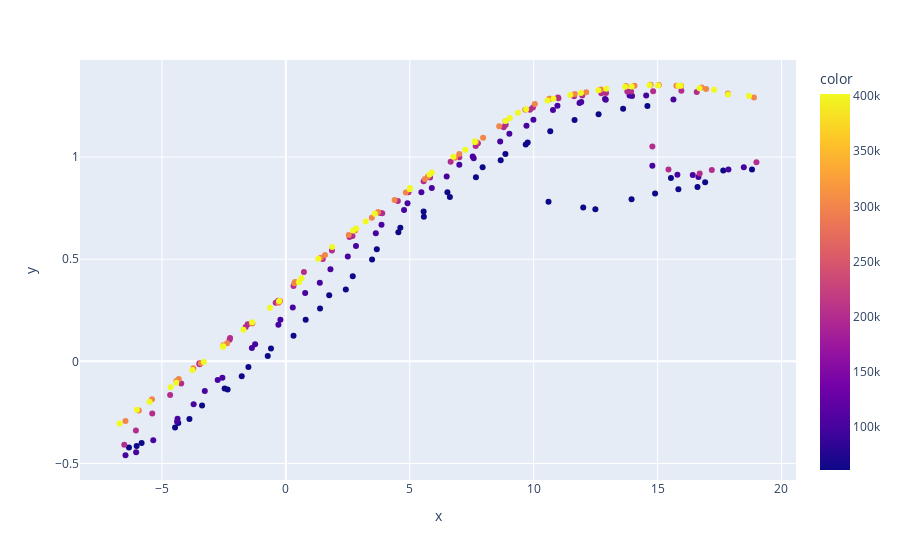

Notebook code cell kept with this figure:
### Code cell
import plotly.express as px

px.scatter(x=afoil.lift.alpha, y=afoil.lift.Cl, color=afoil.lift.re)

### Figure 1 — Plotly figure (JSON) as saved in the notebook; plotly's stock layout.template omitted (floating-point values rounded to 4 significant figures; data arrays with more than 128 entries replaced by an {"elided": "..."} marker saying what was removed)
{"data": [{"hovertemplate": "x=%{x}<br>y=%{y}<br>color=%{marker.color}<extra></extra>", "legendgroup": "", "marker": {"color": {"elided": "245 int values"}, "coloraxis": "coloraxis", "symbol": "circle"}, "mode": "markers", "name": "", "orientation": "v", "showlegend": false, "type": "scatter", "x": {"elided": "245 float values"}, "xaxis": "x", "y": {"elided": "245 float values"}, "yaxis": "y"}], "layout": {"coloraxis": {"colorbar": {"title": {"text": "color"}}, "colorscale": [[0, "#0d0887"], [0.1111, "#46039f"], [0.2222, "#7201a8"], [0.3333, "#9c179e"], [0.4444, "#bd3786"], [0.5556, "#d8576b"], [0.6667, "#ed7953"], [0.7778, "#fb9f3a"], [0.8889, "#fdca26"], [1, "#f0f921"]]}, "legend": {"tracegroupgap": 0}, "margin": {"t": 60}, "xaxis": {"anchor": "y", "domain": [0, 1], "title": {"text": "x"}}, "yaxis": {"anchor": "x", "domain": [0, 1], "title": {"text": "y"}}}}
